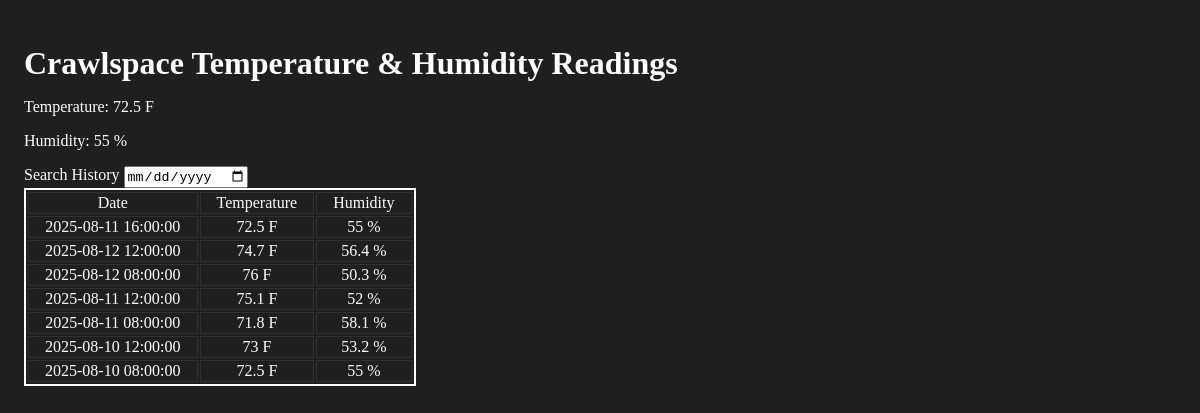
Before: / with the older database file.
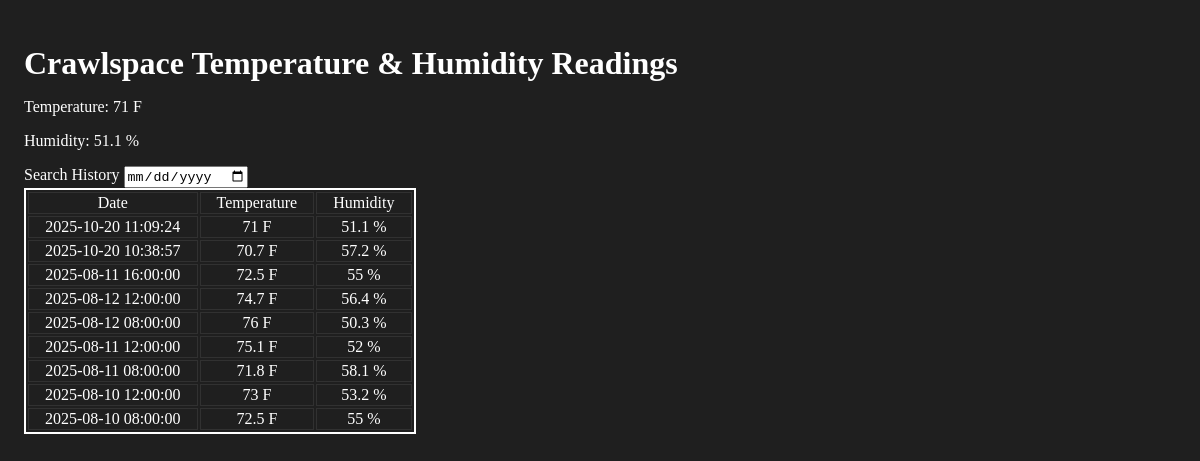
After: the same page with the newer database file.
### tables this page shows
CREATE TABLE dhtreadings_test (
  id INTEGER PRIMARY KEY AUTOINCREMENT,
  temperature NUMERIC,
  humidity NUMERIC,
  timestamp TEXT,   -- ISO8601: "YYYY-MM-DD HH:MM:SS"
  device TEXT
);

### app.py (the view)
@app.route("/")
def web_app():
    cur = get_db().cursor()
    raw_date = request.args.get("date")
    valid_date = None
    if raw_date:
        try:
            datetime.strptime(raw_date, "%Y-%m-%d")
            valid_date = raw_date
        except ValueError:
            valid_date = None  # fall back to all
    if valid_date:
        history = cur.execute(SEARCH_QUERY, (valid_date,)).fetchall()  # search by date
    else:
        history = cur.execute(ALL_QUERY).fetchall() # show all
    latest = cur.execute(LATEST_QUERY).fetchone()
    if latest is None:
        latest = {"temperature": "N/A", "humidity": "N/A", "timestamp": "N/A"}
    history_for_chart = list(reversed(history))
    chart_labels = [row["timestamp"] for row in history_for_chart]      # ISO strings → Plotly time axis
    chart_temperature = [row["temperature"] for row in history_for_chart]
    chart_humidity = [row["humidity"] for row in history_for_chart]
    return render_template(
        "index.html",
        history=history,  # rows include timestamp/temperature/humidity
        latest=latest,
        chart_labels=chart_labels,
        chart_temperature=chart_temperature,
        chart_humidity=chart_humidity,
    )

### app.py (called while the page is built)
def get_db():
    db = getattr(g, "_database", None)
    if db is None:
        db = g._database = sqlite3.connect(DATABASE)
        db.row_factory = sqlite3.Row
    return db

@app.teardown_appcontext
def close_connection(exception):
    db = getattr(g, "_database", None)
    if db is not None:
        db.close()

### templates/index.html (shortened to what this page needs)
<!DOCTYPE html>
<html lang="en">
	<head>
		<link rel="stylesheet" href="{{ url_for('static', filename='style.css') }}"></link>
	</head>
	<body>
		<h1>Crawlspace Temperature & Humidity Readings</h1>
		<div>
			<p>Temperature: <span>{{ latest.temperature }} F</span></p>
			<p>Humidity: <span>{{ latest.humidity }} %</span></p>
		</div>
		<form id="search-form" method="GET" action="/" >
			<label for="date">Search History</label>
			<input id="date" type="date" name="date" />
		</form>
		<table>
			<thead>
				<tr>
					<th>Date</th>
					<th>Temperature</th>
					<th>Humidity</th>
				</tr>
			</thead>
			<tbody>
				{% for date, temp, hum in history %}
				<tr>
					<th>
						{{ date }}
					</th>
					<td>
						{{ temp }} F
					</td>
					<td>
						{{ hum }} %
					</td>
				</tr>
				{% endfor %}
			</tbody>
		</table>
	</body>
</html>

### static/style.css (style rules this page uses)
body { background: #1f1f1f; color: #fff; padding: 1rem; }
h1 { margin-bottom: 1rem; }
table { border: 2px solid #ffffff; }
th, td { font-weight: normal; padding-inline: 1rem; border: 1px solid #313131; text-align: center; }

Changed rows visible on the page:
added dhtreadings_test: temperature "71", humidity "51.1", timestamp "2025-10-20 11:09:24"
added dhtreadings_test: timestamp "2025-10-20 10:38:57", temperature "70.7", humidity "57.2"
Other visible differences:
{{ latest.temperature }}: "72.5" → "71"
{{ latest.humidity }}: "55" → "51.1"
